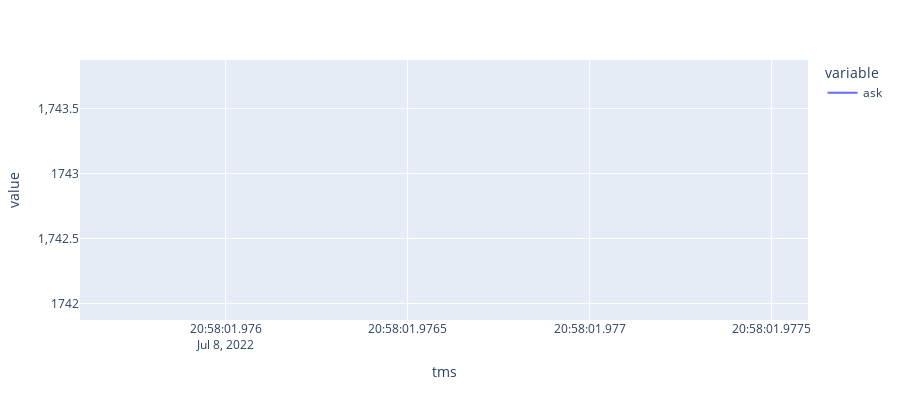

Notebook source saved alongside this figure:
### Code cell
# import libraries for the module
import json
from oandapyV20 import API
import oandapyV20.endpoints.pricing as pricing
import pandas as pd
pd.options.plotting.backend = "plotly"

#
# YOUR OANDA TOKEN
TOKEN = "37d11dc6e01ec900277bcf70ed296912-60827d532c22d5b1b0d3583a0e9309ef"
# YOUR ACCOUNT ID
ACCOUNT = "101-004-17169350-002"
# SYMBOLS
SYMBOLS = ['XAU_USD']  # 45 fx pairs

api = API(access_token=TOKEN)
r = pricing.PricingStream(accountID=ACCOUNT, params={"instruments": SYMBOLS})
r = api.request(r)


while True:
    df = pd.DataFrame(columns=['tms', 'ask','bid','spr'])
    i = 0
    for ticks in r:
        #print(json.dumps(ticks, indent=4), ",")
        if ticks['type'] == 'PRICE':
            t = ticks['time']
            a = float(ticks['closeoutAsk'])
            b = float(ticks['closeoutBid'])
            s = round((a/b-1)*1000,2)
            d2 = pd.DataFrame({'tms': t, 'ask': a, 'bid':b, 'spr': s}, index=[0])
            df = pd.concat([df, d2])

            plt = df.plot(x=df['tms'], y=['ask'], height=400)
            if i == 0: plt.show()
            else:
                plt.data[0].y = df['ask']
                print
    
            i += 1

### Figure 1 — Plotly figure (JSON) as saved in the notebook; plotly's stock layout.template omitted (floating-point values rounded to 4 significant figures)
{"data": [{"hovertemplate": "variable=ask<br>tms=%{x}<br>value=%{y}<extra></extra>", "legendgroup": "ask", "line": {"color": "#636efa", "dash": "solid"}, "mode": "lines", "name": "ask", "orientation": "v", "showlegend": true, "type": "scatter", "x": ["2022-07-08T20:58:01.976621314Z"], "xaxis": "x", "y": [1743.0], "yaxis": "y"}], "layout": {"height": 400, "legend": {"title": {"text": "variable"}, "tracegroupgap": 0}, "margin": {"t": 60}, "xaxis": {"anchor": "y", "domain": [0, 1], "title": {"text": "tms"}}, "yaxis": {"anchor": "x", "domain": [0, 1], "title": {"text": "value"}}}}
